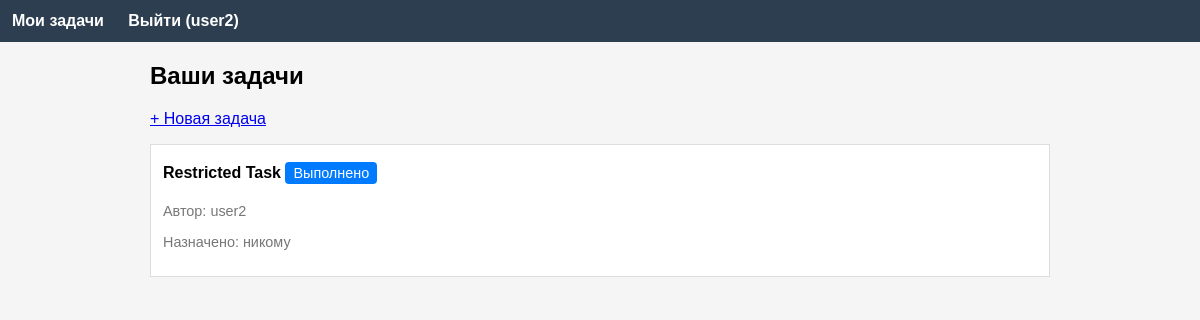
The app's page /tasks (signed in) with its own data.
### app/models.py (models this page shows, shortened)
class User(UserMixin, db.Model):
    id = db.Column(db.Integer, primary_key=True)
    username = db.Column(db.String(64), index=True, unique=True, nullable=False)
    password_hash = db.Column(db.String(128), nullable=False)
    access_level = db.Column(db.Integer, default=1, nullable=False)
    authored_tasks = db.relationship('Task', back_populates='author', lazy='dynamic')
    assigned_tasks = db.relationship('Task', secondary=task_assignees, back_populates='assignees')
    def is_admin(self):
        return self.access_level == 0
    def can_assign_to(self, other):
        return self.access_level <= other.access_level

class Task(db.Model):
    id = db.Column(db.Integer, primary_key=True)
    title = db.Column(db.String(100), nullable=False)
    description = db.Column(db.Text)
    completed_at = db.Column(db.DateTime, nullable=True)
    user_id = db.Column(db.Integer, db.ForeignKey('user.id'), nullable=False)
    author = db.relationship('User', back_populates='authored_tasks')
    assignees = db.relationship('User', secondary=task_assignees, back_populates='assigned_tasks')

### app/main/routes.py (the view)
@main.route('/tasks')
@login_required
def tasks():
    authored = current_user.authored_tasks.all()
    assigned = current_user.assigned_tasks
    all_tasks = list(set(authored + assigned))
    users = User.query.all()
    return render_template('tasks.html', tasks=all_tasks, users=users)

### app/__init__.py (called while the page is built)
def create_app():
    app = Flask(__name__)
    app.config['SECRET_KEY'] = os.environ.get('SECRET_KEY', 'dev-secret-key')
    app.config['SQLALCHEMY_DATABASE_URI'] = 'sqlite:///task_manager.db'
    app.config['SQLALCHEMY_TRACK_MODIFICATIONS'] = False
    db.init_app(app)
    login_manager.init_app(app)
    login_manager.login_view = 'auth.login'
    from .models import User
    @login_manager.user_loader
    def load_user(user_id):
        return User.query.get(int(user_id))
    from .auth import auth as auth_blueprint
    app.register_blueprint(auth_blueprint)
    from .main import main as main_blueprint
    app.register_blueprint(main_blueprint)
    from .api.tasks import api as api_blueprint
    app.register_blueprint(api_blueprint, url_prefix='/api')
    return app

### app/templates/tasks.html (shortened to what this page needs)
{% extends "base.html" %}
{% block content %}
<h2>Ваши задачи</h2>
<a href="#" onclick="document.getElementById('new-task-form').style.display='block'">+ Новая задача</a>
{% if tasks %}
<ul style="list-style:none; padding:0;">
{% for task in tasks %}
    <li style="border:1px solid #ddd; margin:10px 0; padding:12px; background:white;">
        <div>
            <strong>{{ task.title }}</strong>
            {% if task.completed_at %}
                <span style="color:green; font-weight:bold;">✅ Выполнено: {{ task.completed_at.strftime('%d.%m.%Y %H:%M') }}</span>
            {% else %}
                <form method="post" action="{{ url_for('main.complete_task', id=task.id) }}" style="display:inline;">
                    <button type="submit" style="font-size:0.9em; padding:3px 8px;">Выполнено</button>
                </form>
            {% endif %}
        </div>
        <p style="font-size:0.9em; color:#777;">Автор: {{ task.author.username }}</p>
        <p style="font-size:0.9em; color:#777;">
            Назначено:
            {% for u in task.assignees %}
                {{ u.username }} (L{{ u.access_level }}){% if not loop.last %}, {% endif %}
            {% else %}
                никому
            {% endfor %}
        </p>
    </li>
{% endfor %}
</ul>
{% else %}
<p>Нет задач.</p>
{% endif %}
{% endblock %}

### app/templates/base.html (shortened to what this page needs)
<!DOCTYPE html>
<html lang="ru">
<head>
    <link rel="stylesheet" href="{{ url_for('static', filename='style.css') }}">
</head>
<body>
    <nav>
        {% if current_user.is_authenticated %}
            <a href="{{ url_for('main.tasks') }}">Мои задачи</a>
            <a href="{{ url_for('auth.logout') }}">Выйти ({{ current_user.username }})</a>
        {% else %}
            <a href="{{ url_for('main.index') }}">Главная</a>
            <a href="{{ url_for('auth.login') }}">Вход</a>
            <a href="{{ url_for('auth.register') }}">Регистрация</a>
        {% endif %}
    </nav>
    <main>
        {% block content %}{% endblock %}
    </main>
</body>
</html>

### app/static/style.css (style rules this page uses)
body { font-family: Arial, sans-serif; margin: 0; padding: 0; background: #f5f5f5; }
nav { background: #2c3e50; padding: 12px; }
nav a { color: white; margin-right: 20px; text-decoration: none; font-weight: bold; }
main { max-width: 900px; margin: 20px auto; padding: 0 15px; }
input, textarea, button { margin: 5px 0; padding: 8px; border: 1px solid #ccc; border-radius: 4px; }
button { background: #007bff; color: white; border: none; cursor: pointer; border-radius: 4px; }

### records on screen
User: username "user2"
Task: title "Restricted Task", author.username "user2"
